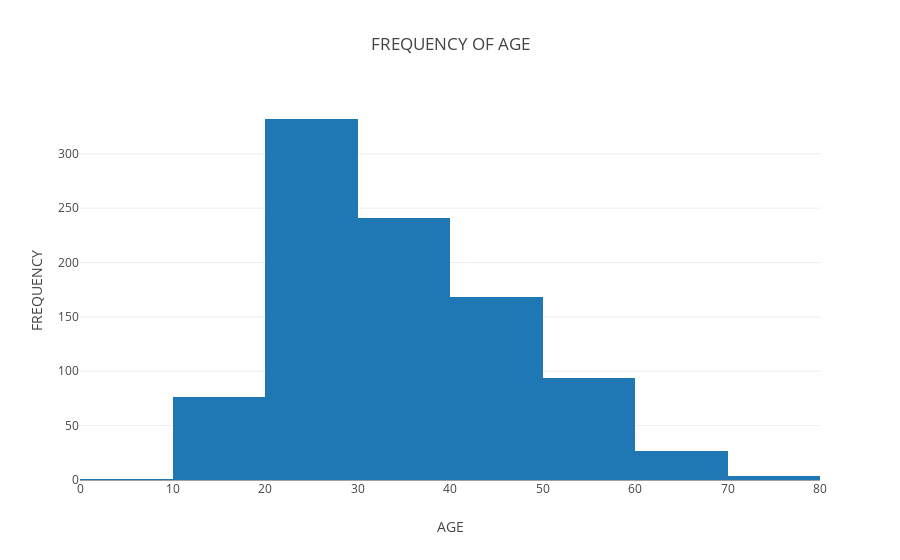

The cell this chart's notebook holds for it:
### Code cell
data = [go.Histogram(x=uuser.age, xbins=dict(start = 0,end = 100,size = 10))]
layout = go.Layout(
    title='FREQUENCY OF AGE',
    xaxis=dict(
        title='AGE'
    ),
    yaxis=dict(
        title='FREQUENCY'
    )
)
fig = go.Figure(data=data, layout=layout)
plot.iplot(fig, filename='histogram')

### Figure 1 — Plotly figure (JSON) as saved in the notebook; plotly's stock layout.template omitted (floating-point values rounded to 4 significant figures; data arrays with more than 128 entries replaced by an {"elided": "..."} marker saying what was removed)
{"data": [{"type": "histogram", "x": {"elided": "943 int values"}, "xbins": {"end": 100, "size": 10, "start": 0}}], "layout": {"title": "FREQUENCY OF AGE", "xaxis": {"title": "AGE"}, "yaxis": {"title": "FREQUENCY"}}}
